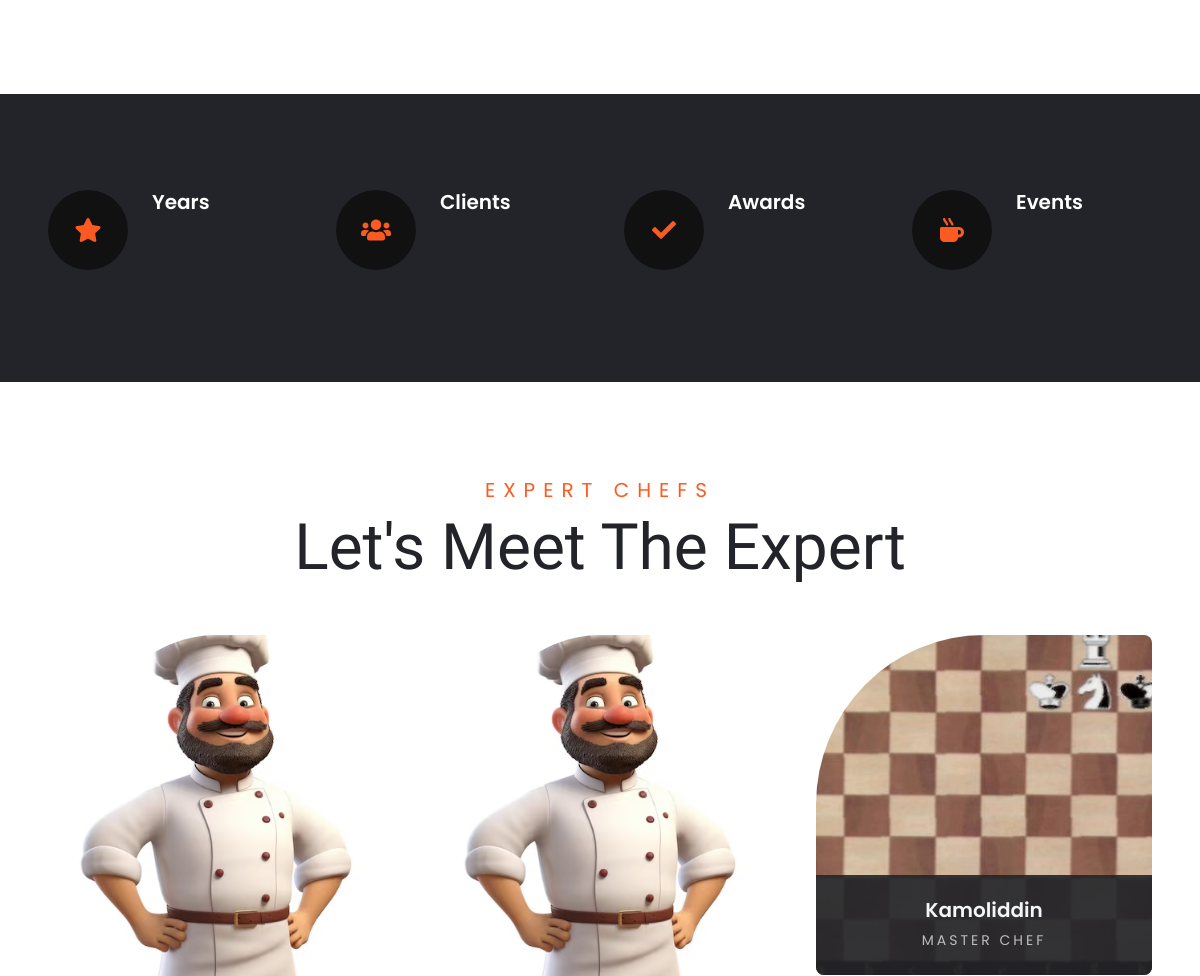
Before: /about (middle part) with the older database file.
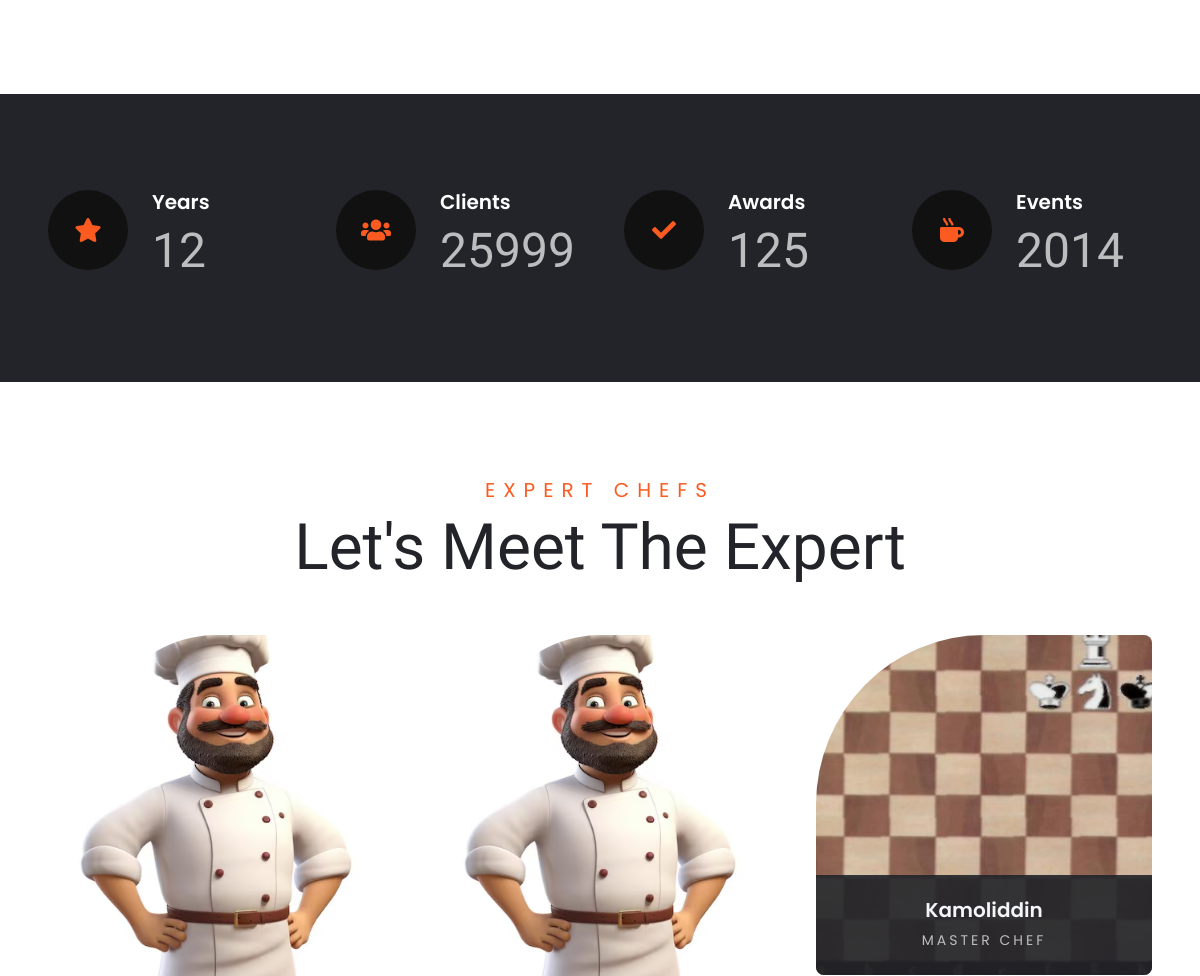
After: the same page with the newer database file.
### home/models.py (models this page shows)
class About(models.Model):
    years = models.IntegerField()
    clients = models.IntegerField()
    awards = models.IntegerField()
    events = models.IntegerField()

### home/views.py (the view)
# urls.py: path('about', AboutView.as_view(), name='about'),
class AboutView(View):
    def get(self, request):
        chefs = Chef.objects.all().order_by('-id')[:3]
        about = About.objects.all().first()
        main_chef = Chef.objects.filter(position='main').first()
        context = {
            'chefs':chefs,
            'main_chef':main_chef,
            'about':about
        }
        return render(request, 'about.html', context)

### templates/about.html (shortened to what this page needs)
{% extends 'base.html' %}
{% load static %}
{% block content %}
    <div class="container-fluid p-5">
    </div>
    <div class="container-fluid bg-dark facts p-5 my-5">
        <div class="row gx-5 gy-4 py-5">
            <div class="col-lg-3 col-md-6 wow fadeIn" data-wow-delay="0.1s">
                <div class="d-flex">
                    <div class="rounded-circle d-flex align-items-center justify-content-center mb-3"
                        style="width: 80px; height: 80px; background: #111111;">
                        <i class="fa fa-star fs-4 text-primary"></i>
                    </div>
                    <div class="ps-4">
                        <h5 class="text-white">Years</h5>
                        <h1 class="display-5 text-secondary mb-0" data-toggle="counter-up">{{about.years}}</h1>
                    </div>
                </div>
            </div>
            <div class="col-lg-3 col-md-6 wow fadeIn" data-wow-delay="0.2s">
                <div class="d-flex">
                    <div class="rounded-circle d-flex align-items-center justify-content-center mb-3"
                        style="width: 80px; height: 80px; background: #111111;">
                        <i class="fa fa-users fs-4 text-primary"></i>
                    </div>
                    <div class="ps-4">
                        <h5 class="text-white">Clients</h5>
                        <h1 class="display-5 text-secondary mb-0" data-toggle="counter-up">{{about.clients}}</h1>
                    </div>
                </div>
            </div>
            <div class="col-lg-3 col-md-6 wow fadeIn" data-wow-delay="0.3s">
                <div class="d-flex">
                    <div class="rounded-circle d-flex align-items-center justify-content-center mb-3"
                        style="width: 80px; height: 80px; background: #111111;">
                        <i class="fa fa-check fs-4 text-primary"></i>
                    </div>
                    <div class="ps-4">
                        <h5 class="text-white">Awards</h5>
                        <h1 class="display-5 text-secondary mb-0" data-toggle="counter-up">{{about.awards}}</h1>
                    </div>
                </div>
            </div>
            <div class="col-lg-3 col-md-6 wow fadeIn" data-wow-delay="0.4s">
                <div class="d-flex">
                    <div class="rounded-circle d-flex align-items-center justify-content-center mb-3"
                        style="width: 80px; height: 80px; background: #111111;">
                        <i class="fa fa-mug-hot fs-4 text-primary"></i>
                    </div>
                    <div class="ps-4">
                        <h5 class="text-white">Events</h5>
                        <h1 class="display-5 text-secondary mb-0" data-toggle="counter-up">{{about.events}}</h1>
                    </div>
                </div>
            </div>
        </div>
    </div>
    <div class="container-fluid p-5">
        <div class="mb-5 text-center wow fadeIn" data-wow-delay="0.1s" style="max-width: 700px; margin: auto;">
            <h5 class="section-title">Expert Chefs</h5>
            <h1 class="display-3 mb-0">Let's Meet The Expert</h1>
        </div>
        <div class="row g-5">
            {% for chef in chefs %}
            <div class="col-lg-4 col-md-6 wow fadeIn" data-wow-delay="0.1s">
                <div class="team-item position-relative">
                    <div class="position-relative overflow-hidden rounded-circle rounded-bottom rounded-end">
                        <img class="img-fluid w-100" src="{{chef.image.url}}" alt="">
                    </div>
                    <div class="position-absolute start-0 bottom-0 d-flex flex-column justify-content-center w-100 rounded-bottom text-center"
                        style="height: 100px; background: rgba(34, 36, 41, .9);">
                        <h5 class="text-light">{{chef.name}}</h5>
                        <p class="small text-uppercase text-secondary m-0" style="letter-spacing: 3px;">Master Chef</p>
                    </div>
                </div>
            </div>
            {% endfor %}
        </div>
    </div>
{% endblock %}

Changed rows visible on the page:
added About: years "12", clients "25999", awards "125", events "2014"
